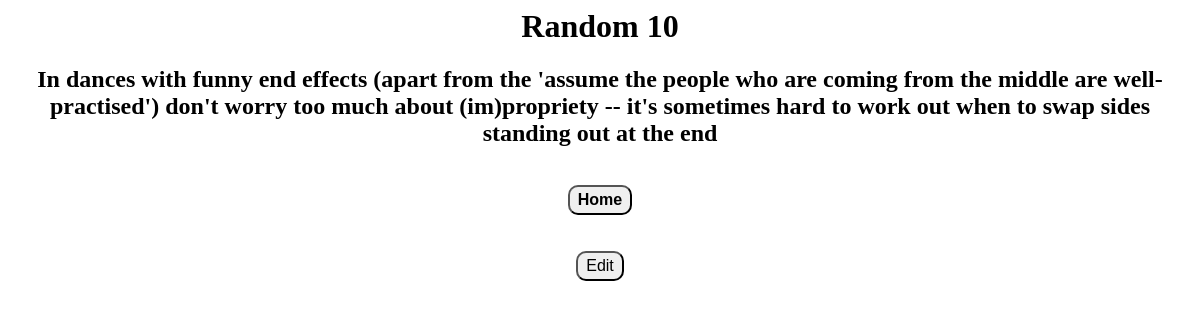
Screenshot of /ShowDesc.php/?cardId=14 with the database file from the repository.
### tables this page shows
CREATE TABLE cards (
card_id integer PRIMARY KEY,
title TEXT NOT NULL,
description TEXT
, grouping TEXT);

### database.php (called while the page is built, shortened)
<?php
function GetTitle($cardId, $db)
{
    $sth = $db->prepare("SELECT title FROM cards where card_id=\"".$cardId."\"");
    $sth->execute();
    $row = $sth->fetch();
    if ($row != null) {
        return $row['title'];
    }
    return "Card not found";
}
function GetDesc($cardId, $db)
{
    $sth = $db->prepare("SELECT description FROM cards where card_id=\"".$cardId."\"");
    $sth->execute();
    $row = $sth->fetch();
    if ($row != null) {
        return $row['description'];
    }
    return "Card not found";
}
?>

### ShowDesc.php (the view, shortened to what this page needs)
<?php
include "database.php";
include "header.php";
$cardId = $_GET['cardId'];
echo "</head><body><center>";
$db = DatabaseInit();
if ($db) {
    $title = GetTitle($cardId, $db);
    $desc = GetDesc($cardId, $db);
    echo "<a href=\"/flashcards/ShowTitle.php/?cardId=",$cardId,"\"><h1>",$title,"</h1></a>";
    echo "<h2>",$desc,"</h2><br>";
}
echo "<button class=\"button\" type=\"button\" onclick=\"window.location.href='/flashcards/index.php'\"><b>Home</b></button>";
echo "<br><br><br><button class=\"button\" type=\"button\" onclick=\"window.location.href='/flashcards/edit_card.php/?cardId=",$cardId,"'\">Edit</button><br>";
echo "</body></html>";
?>

### cards.css (style rules this page uses)
.button { border-radius:10px; font-size: 16px; padding: 4px 8px; }

### header.php (style rules this page uses)
A { text-decoration: none; color : #000; }

### rows the page displays
cards: title "Random 10", description "In dances with funny end effects (apart from the 'assume the people who are coming from the middle are well-practised') don't worry too much about (im)propriety -- it's sometimes hard to work out when to swap sides standing out at the end"
